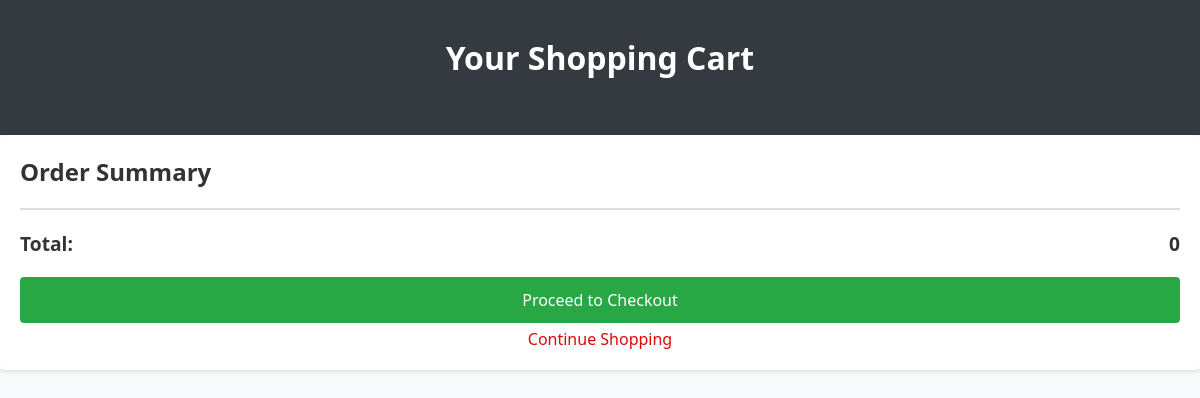
The app's page /cart/ (signed in), older data.
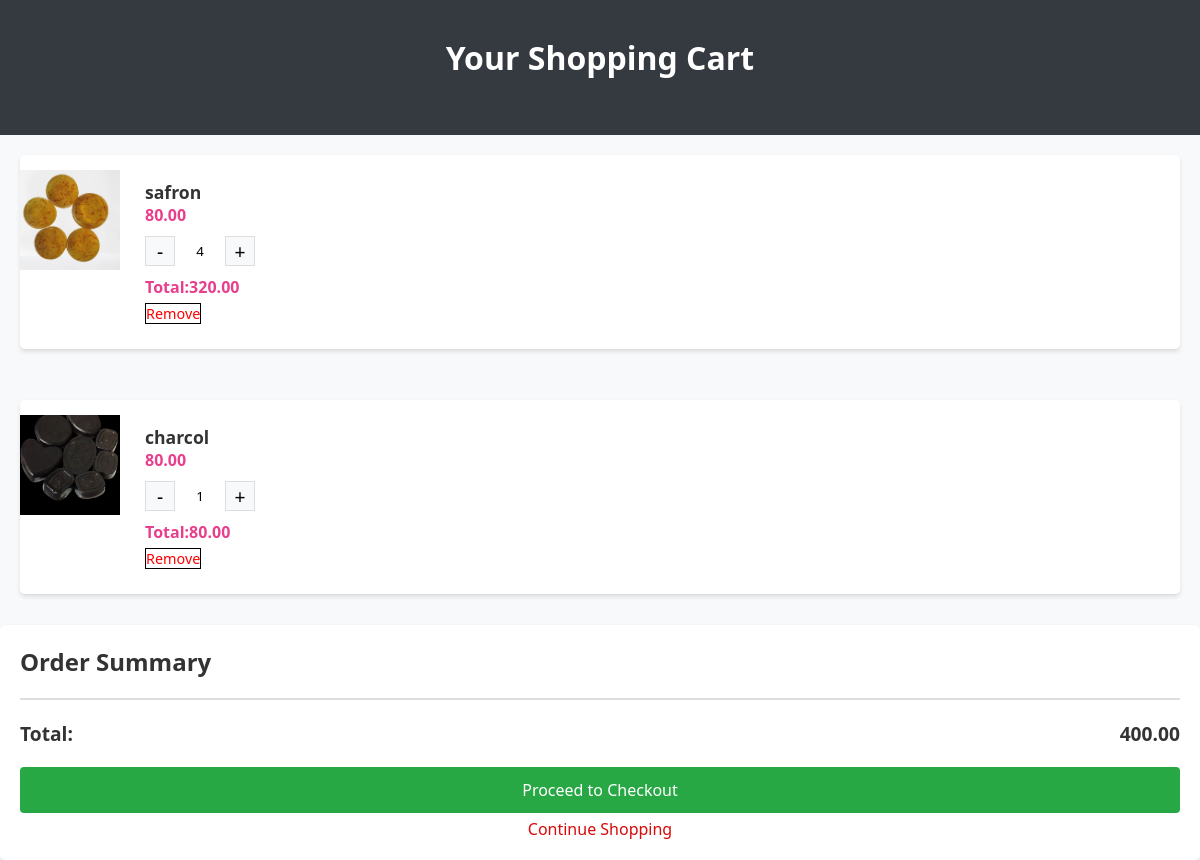
The same page, newer data.
### myapp/models.py (models this page shows, shortened)
class CartItem(models.Model):
    user= models.ForeignKey(settings.AUTH_USER_MODEL, on_delete=models.CASCADE,null=True,blank=True)
    product=models.ForeignKey('product_details' ,on_delete=models.CASCADE)
    quantity=models.PositiveIntegerField(default=1)
    def subtotal(self):
        return self.quantity * self.product.price

class product_details(models.Model):
    product_name=models.CharField(max_length=100)
    type=models.CharField(max_length=50)
    weight=models.IntegerField(max_length=10)
    price=models.DecimalField(max_digits=10 ,decimal_places=2)
    stock=models.PositiveIntegerField()
    image=models.ImageField(upload_to='product/')
    is_available=models.BooleanField(default=True)

### myapp/views.py (the view)
# urls.py: path('cart/',views.cart_view,name="cart"),
def cart_view(request):
    cart_items=CartItem.objects.filter(user=request.user)
    total =sum(item.subtotal() for item in cart_items)
    return render(request,"./cart.html",{'cart_items':cart_items,'total':total})

### myapp/templates/cart.html (shortened to what this page needs)
<!DOCTYPE html>
<html lang="en">
<head>
</head>
<body>
    <header>
        <div class="container">
            <h1>Your Shopping Cart</h1>
        </div>
    </header>
     {% for item in cart_items %}
    <div class="container">
        <div class="cart-container">
            <div class="cart-items">
                <div class="cart-item">
                    <img src="{{item.product.image.url}}" alt="Product 1" class="item-image">
                    <div class="item-details">
                        <div>
                            <div class="item-name">{{item.product.product_name}}</div>
                            <div class="item-price">{{item.product.price}}</div>
                            <div class="item-quantity">
                                <form method='post' action="{% url 'updatecart' item.id %}" style="display: inline;">
                                <button  type="submit" class="quantity-btn">-</button>
                                 </form>
                                <input type="text" value="{{item.quantity}}" class="quantity-input">
                                <form method='post' action="{% url 'updatecart' item.id %}" style="display: inline;">
                                <button  type="submit" class="quantity-btn">+</button>
                                 </form>
                            </div>
                        </div>
                        <div>
                            <div class="item-total">Total:{{item.subtotal}}</div>
                            <form method="post" action="{% url 'deletecartitem' item.id %}" style="display: inline;">
                                <button type='submit' class="remove-btn">Remove</button>
                            </form>
                        </div>
                    </div>
                </div>
            </div>
        </div>
    </div>
{% endfor%}
            <div class="cart-summary">
                <h2>Order Summary</h2>
                <div class="summary-total">
                    <span>Total:</span>
                    <span>{{total}}</span>
                </div>
                <form method="post" action="{% url 'orderplaced' %}">
                <button  type='submit'class="checkout-btn">Proceed to Checkout</button>
                </form>
                <a class="continue-shopping" href="{% url 'products' %}">Continue Shopping</a>
            </div>
</body>
</html>

### myapp/templates/cart.html (style rules this page uses)
* { margin: 0; padding: 0; box-sizing: border-box; font-family: 'Segoe UI', Tahoma, Geneva, Verdana, sans-serif; }
body { background-color: #f8f9fa; color: #333; }
header { background-color: #343a40; color: white; padding: 1rem 0; text-align: center; }
.container { max-width: 1200px; margin: 0 auto; padding: 20px; }
h1, h2 { margin-bottom: 20px; }
.cart-container { display: flex; flex-wrap: wrap; gap: 20px; }
.cart-items { flex: 2; min-width: 300px; }
.cart-summary { flex: 1; min-width: 250px; background-color: white; padding: 20px; border-radius: 5px; box-shadow: 0 2px 4px rgba(0,0,0,0.1); }
.cart-item { display: flex; border-bottom: 1px solid #ddd; padding: 15px 0; background-color: white; margin-bottom: 10px; border-radius: 5px; box-shadow: 0 2px 4px rgba(0,0,0,0.1); }
.item-image { width: 100px; height: 100px; margin-right: 15px; object-fit: cover; }
.item-details { flex-grow: 1; display: flex; flex-direction: column; justify-content: space-between; padding: 10px; }
.item-name { font-weight: bold; font-size: 1.1rem; }
.item-price, .item-total { color: #e83e8c; font-weight: bold; }
.item-quantity { display: flex; align-items: center; margin: 10px 0; }
.quantity-btn { width: 30px; height: 30px; background-color: #f8f9fa; border: 1px solid #ddd; cursor: pointer; font-size: 1.2rem; }
.quantity-input { width: 40px; height: 30px; text-align: center; border: 1px solid #ffffff; margin: 0 5px; }
.remove-btn { color: rgb(255, 0, 0); background:rgb(255, 255, 255); border:1px solid black; cursor: pointer; font-size: 0.9rem; margin-top: 5px; }
.summary-total { display: flex; justify-content: space-between; margin-top: 20px; padding-top: 20px; border-top: 2px solid #ddd; font-weight: bold; font-size: 1.2rem; }
.checkout-btn { width: 100%; padding: 12px; background-color: #28a745; color: white; border: none; border-radius: 4px; font-size: 1rem; cursor: pointer; margin-top: 20px; transition: background-color 0.3s; }
.continue-shopping { display: block; text-align: center; margin-top: 5px; color: #d80a0a; text-decoration: none; cursor: pointer; }

Row changes from the older to the newer data that the page shows:
added CartItem: product.image (picture), product.product_name "safron", product.price "80.00", quantity "4", subtotal "320.00"
added CartItem: product.image (picture), product.product_name "charcol", product.price "80.00", quantity "1", subtotal "80.00"
Text that changed along with them:
{{ total }}: "0" → "400.00"
